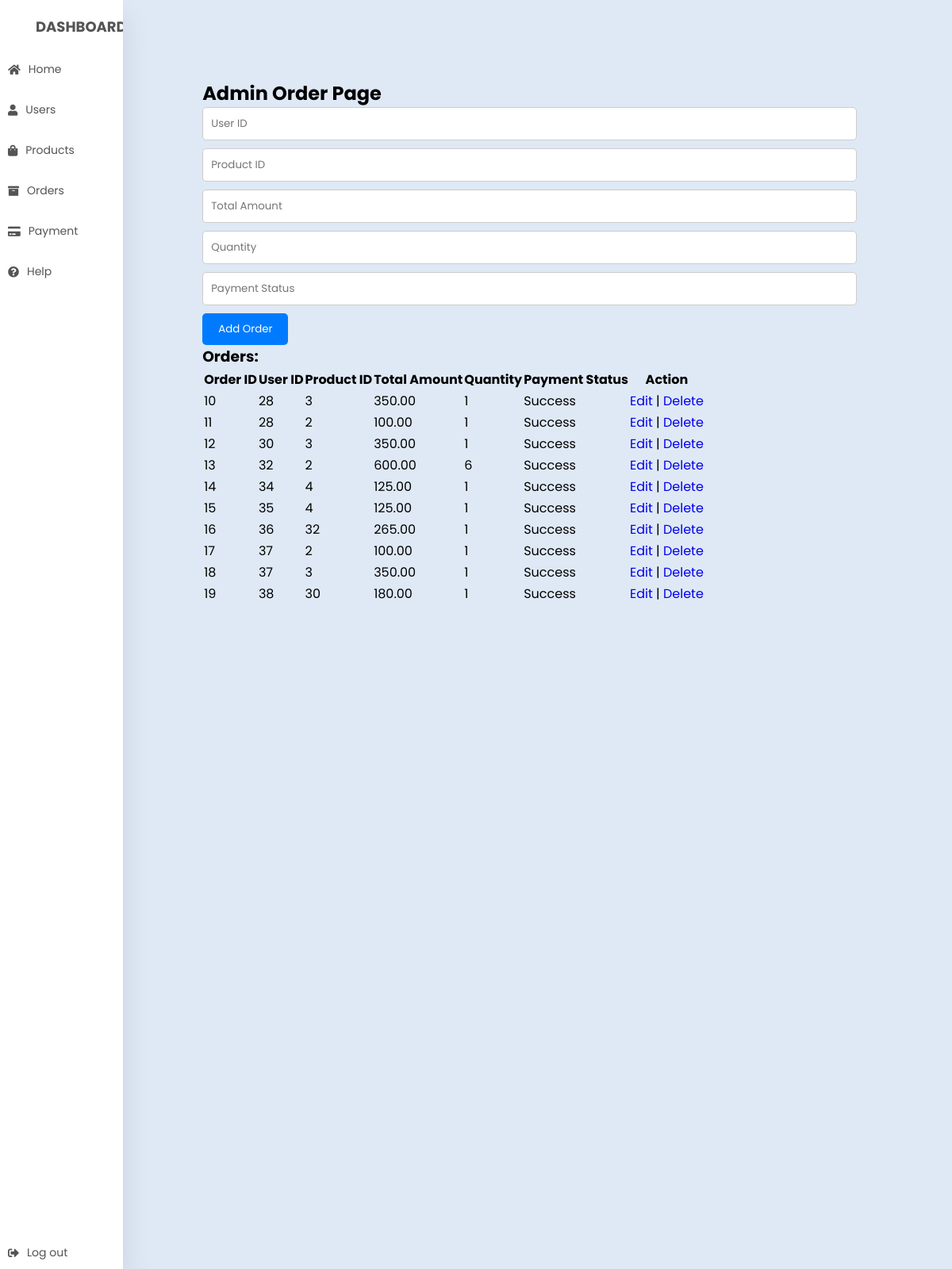
Screenshot of /admin/adminorders.php with the database file from the repository.
### tables this page shows
CREATE TABLE `orders` (
  `OrderID` int(11) NOT NULL,
  `UserID` int(11) NOT NULL,
  `ProductID` int(11) NOT NULL,
  `OrderDate` timestamp NOT NULL DEFAULT current_timestamp(),
  `TotalAmount` decimal(10,2) NOT NULL,
  `Quantity` int(11) NOT NULL,
  `PaymentStatus` varchar(20) NOT NULL
);

### admin/adminorders.php (the view, shortened to what this page needs)
<?php
include('../database/database.php');
function getOrders() {
    global $conn;
    $sql = "SELECT * FROM orders";
    $result = mysqli_query($conn, $sql);
    return $result;
}
?>
<!DOCTYPE html>
<html lang="en">
<head>
  <link rel="stylesheet" href="../styles/adminorders.css" />
  <link rel="stylesheet" href="https://cdnjs.cloudflare.com/ajax/libs/font-awesome/5.15.4/css/all.min.css"/>
</head>
<body>
  <div class="container">
  <nav>
      <ul>
        <li><a href="admindashboard.php" class="logo">
          <span class="nav-item">DashBoard</span>
        </a></li>
        <li><a href="admindashboard.php">
          <i class="fas fa-home"></i>
          <span class="nav-item">Home</span>
        </a></li>
        <li><a href="adminusers.php">
          <i class="fas fa-user"></i>
          <span class="nav-item">Users</span>
        </a></li>
        <li><a href="adminproduct.php">
        <i class="fas fa-shopping-bag"></i>
          <span class="nav-item">Products</span>
        </a></li>
        <li><a href="adminorders.php">
          <i class="fas fa-archive"></i>
          <span class="nav-item">Orders</span>
        </a></li>
        <li><a href="adminpayment.php">
          <i class="fas fa-credit-card"></i>
          <span class="nav-item">Payment</span>
        </a></li>
        <li><a href="">
          <i class="fas fa-question-circle"></i>
          <span class="nav-item">Help</span>
        </a></li>
        <li><a href="login.php" class="logout">
          <i class="fas fa-sign-out-alt"></i>
          <span class="nav-item">Log out</span>
        </a></li>
      </ul>
    </nav>
    <div class="content">
      <h2>Admin Order Page</h2>
      <form method="post">
          <input type="text" name="userID" placeholder="User ID" required>
          <input type="text" name="productID" placeholder="Product ID" required>
          <input type="text" name="totalAmount" placeholder="Total Amount" required>
          <input type="text" name="quantity" placeholder="Quantity" required>
          <input type="text" name="paymentStatus" placeholder="Payment Status" required>
          <button type="submit" name="submit">Add Order</button>
      </form>
      <h3>Orders:</h3>
      <table border="1">
          <tr>
              <th>Order ID</th>
              <th>User ID</th>
              <th>Product ID</th>
              <th>Total Amount</th>
              <th>Quantity</th>
              <th>Payment Status</th>
              <th>Action</th>
          </tr>
          <div class="orders">
          <?php
          $orders = getOrders();
          while($row = mysqli_fetch_assoc($orders)) {
              echo "<tr>";
              echo "<td>".$row['OrderID']."</td>";
              echo "<td>".$row['UserID']."</td>";
              echo "<td>".$row['ProductID']."</td>";
              echo "<td>".$row['TotalAmount']."</td>";
              echo "<td>".$row['Quantity']."</td>";
              echo "<td>".$row['PaymentStatus']."</td>";
              echo "<td><a href='?edit=".$row['OrderID']."'>Edit</a> | <a href='?delete=".$row['OrderID']."'>Delete</a></td>";
              echo "</tr>";
          }
          ?>
      </table>
    </div>
  </div>
</body>
</html>

### styles/adminorders.css (style rules this page uses)
* { margin: 0; padding: 0; outline: none; border: none; text-decoration: none; box-sizing: border-box; font-family: "Poppins", sans-serif; }
body { background: #dfe9f5; }
.container { display: flex; }
nav { position: relative; top: 0; bottom: 0; height: 200vh; left: 0; background: #fff; width: 280px; overflow: hidden; box-shadow: 0 20px 35px rgba(0, 0, 0, 0.1); }
.logo { text-align: center; display: flex; margin: 10px 0 0 10px; }
.logo span { font-weight: bold; padding-left: 15px; font-size: 18px; text-transform: uppercase; }
ul { list-style: none; padding: 0; }
nav ul li { margin: 10px 0; }
nav ul li a { display: flex; align-items: center; color: rgb(85, 83, 83); font-size: 14px; padding: 10px; }
.nav-item { margin-left: 10px; }
.logout { position: absolute; bottom: 0; }
.content { padding: 100px; border: 10px; }
input[type="text"], input[type="email"], input[type="password"] { width: calc(100% - 20px); padding: 10px; margin-bottom: 10px; border-radius: 5px; border: 1px solid #ccc; }
button { padding: 10px 20px; background: #007bff; color: #fff; border: none; border-radius: 5px; cursor: pointer; }

### rows the page displays
orders: OrderID "10", UserID "28", ProductID "3", TotalAmount "350.00", Quantity "1", PaymentStatus "Success"
orders: OrderID "11", UserID "28", ProductID "2", TotalAmount "100.00", Quantity "1", PaymentStatus "Success"
orders: OrderID "12", UserID "30", ProductID "3", TotalAmount "350.00", Quantity "1", PaymentStatus "Success"
orders: OrderID "13", UserID "32", ProductID "2", TotalAmount "600.00", Quantity "6", PaymentStatus "Success"
orders: OrderID "14", UserID "34", ProductID "4", TotalAmount "125.00", Quantity "1", PaymentStatus "Success"
orders: OrderID "15", UserID "35", ProductID "4", TotalAmount "125.00", Quantity "1", PaymentStatus "Success"
orders: OrderID "16", UserID "36", ProductID "32", TotalAmount "265.00", Quantity "1", PaymentStatus "Success"
orders: OrderID "17", UserID "37", ProductID "2", TotalAmount "100.00", Quantity "1", PaymentStatus "Success"
orders: OrderID "18", UserID "37", ProductID "3", TotalAmount "350.00", Quantity "1", PaymentStatus "Success"
orders: OrderID "19", UserID "38", ProductID "30", TotalAmount "180.00", Quantity "1", PaymentStatus "Success"
